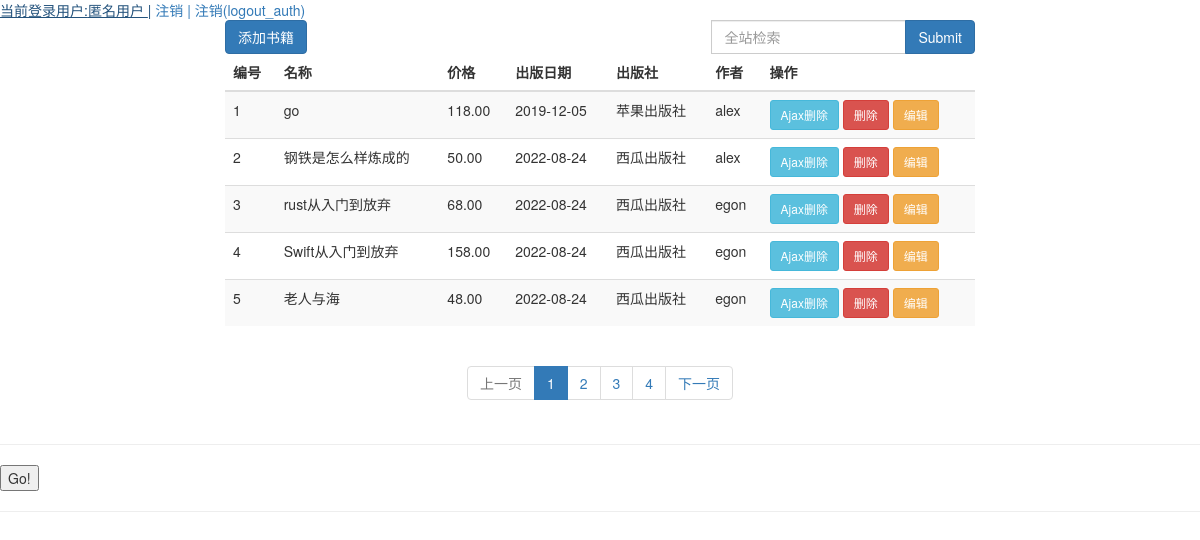
The page / on the database its author committed.
### book/models.py (models this page shows, shortened)
class Book(models.Model):
    id = models.AutoField(primary_key=True)
    title = models.CharField(max_length=32)
    pub_date = models.DateField()
    price = models.DecimalField(max_digits=8, decimal_places=2)
    publisher = models.ForeignKey(to="Publish", on_delete=models.CASCADE)
    authors = models.ManyToManyField("Author")

class Publish(models.Model):
    name = models.CharField(max_length=32)
    email = models.CharField(max_length=32)
    addr = models.CharField(max_length=32)

class Author(models.Model):
    name = models.CharField(max_length=32)
    age = models.IntegerField()
    ad = models.OneToOneField("AuthorDetail", on_delete=models.CASCADE)

### book/views.py (the view, shortened to what this page needs)
# urls.py: path('', views.books),
def books(request):
    books = Book.objects.all()  # 分页数据
    current_page = int(request.GET.get("page", 1))
    paginator = Paginator(books, 5)
    if paginator.num_pages < 11:
        page_range = paginator.page_range
    page = paginator.get_page(current_page)
    book_list = page
    return render(request, "books.html", locals())

### book/utils/MyMiddleWares.py (called while the page is built)
    def process_request(self, request):
        pass

    def process_response(self, request, response):
        return response

    def process_view(self, request, callback, callback_args, callback_kwargs):
        res = callback(request, *callback_args)
        return res

    def process_request(self, request):
        pass

    def process_response(self, request, response):
        return response

    def process_request(self, request):
        print("访问路径", request.path)
        if request.path in ["/login_auth/", "/find/", "/books/", "/", "/register/", "/admin/"]:
            return None
        if not request.user.id:
            print("验证userid")
            return redirect("/login_auth/")

### templates/books.html (shortened to what this page needs)
<!DOCTYPE html>
<html lang="en">
<head>
    <link rel="stylesheet" href="../static/bootstrap/css/bootstrap.css">
    <link rel="stylesheet" href="../static/bootstrap/js/bootstrap.js">
</head>
<body>
<a>当前登录用户:{{ request.user.username|default:"匿名用户" }} |</a>
<a href="/logout/">注销 |</a>
<a href="/logout_auth/">注销(logout_auth)</a>
<div class="container">
    <div class="row">
        <div class="col-md-8 col-md-offset-2">
            <a href="/book/add/" class="btn btn-primary">添加书籍</a>
            <div style="float: right">
                <form class="form-inline my-2 my-lg-0" action="/find/" method="post" target="_blank">
                    <div class="input-group">
                        <div class="input-group">
                            <input type="search" class="form-control" name="keyword" id="keyword" placeholder="全站检索">
                        </div>
                        <span class="input-group-btn">
                            <input href="/find/" type="submit" class="btn btn-primary">查询书籍</input>
                        </span>
                    </div>
                </form>
            </div>
            <table class="table table-striped table-hover">
                <thead>
                <tr>
                    <th>编号</th>
                    <th>名称</th>
                    <th>价格</th>
                    <th>出版日期</th>
                    <th>出版社</th>
                    <th>作者</th>
                    <th>操作</th>
                </tr>
                </thead>
                <tbody>
                {% for book in book_list %}
                    <tr>
                        <td>{{ forloop.counter }}</td>
                        <td>{{ book.title }}</td>
                        <td>{{ book.price }}</td>
                        <td>{{ book.pub_date|date:"Y-m-d" }}</td>
                        <td>{{ book.publisher.name }}</td>
                        <td>
                            {% for author in book.authors.all %}
                                <span>{{ author.name }}</span>
                            {% endfor %}
                        </td>
                        <td>
                            <a pk="{{ book.id }}" class="btn btn-info btn-sm ajaxbtn"
                               href="javascript:void(0)">Ajax删除</a>
                            <a href="/book/delete/{{ book.id }}" class="btn btn-danger btn-sm">删除</a>
                            <a href="/book/edit/{{ book.id }}" class="btn btn-warning btn-sm">编辑</a>
                        </td>
                    </tr>
                {% endfor %}
                </tbody>
            </table>
        </div>
    </div>
    <div style="text-align: center">
        <nav aria-label="Page navigation">
        <ul class="pagination">
            {% if page.has_previous %}
                <li><a href="?page={{ page.previous_page_number }}">上一页</a></li>
            {% else %}
                <li class="disabled"><a href="javascript:void(0)">上一页</a></li>
            {% endif %}
            {% for num in page_range %}
                {% if num == current_page %}
                    <li class="active"><a href="?page={{ num }}">{{ num }}</a></li>
                {% else %}
                    <li><a href="?page={{ num }}">{{ num }}</a></li>
                {% endif %}
            {% endfor %}
            {% if page.has_next %}
                <li><a href="?page={{ page.next_page_number }}">下一页</a></li>
            {% else %}
                <li class="disabled"><a href="javascript:void(0)">下一页</a></li>
            {% endif %}
        </ul>
    </nav>
    </div>
</div>
<hr>
<button id="i1">Go!</button>
<hr>
</body>
</html>

### rows shown on the page
Book: title "go", price "118.00", pub_date "2019-12-05", publisher.name "苹果出版社"
Author: name "alex"
Book: title "钢铁是怎么样炼成的", price "50.00", pub_date "2022-08-24", publisher.name "西瓜出版社"
Book: title "rust从入门到放弃", price "68.00", pub_date "2022-08-24", publisher.name "西瓜出版社"
Author: name "egon"
Book: title "Swift从入门到放弃", price "158.00", pub_date "2022-08-24", publisher.name "西瓜出版社"
Book: title "老人与海", price "48.00", pub_date "2022-08-24", publisher.name "西瓜出版社"

### other values the page prints
{{ request.user.username|default:"匿名用户" }} "匿名用户"
{{ num }} "1"
{{ num }} "2" "3" "4"
